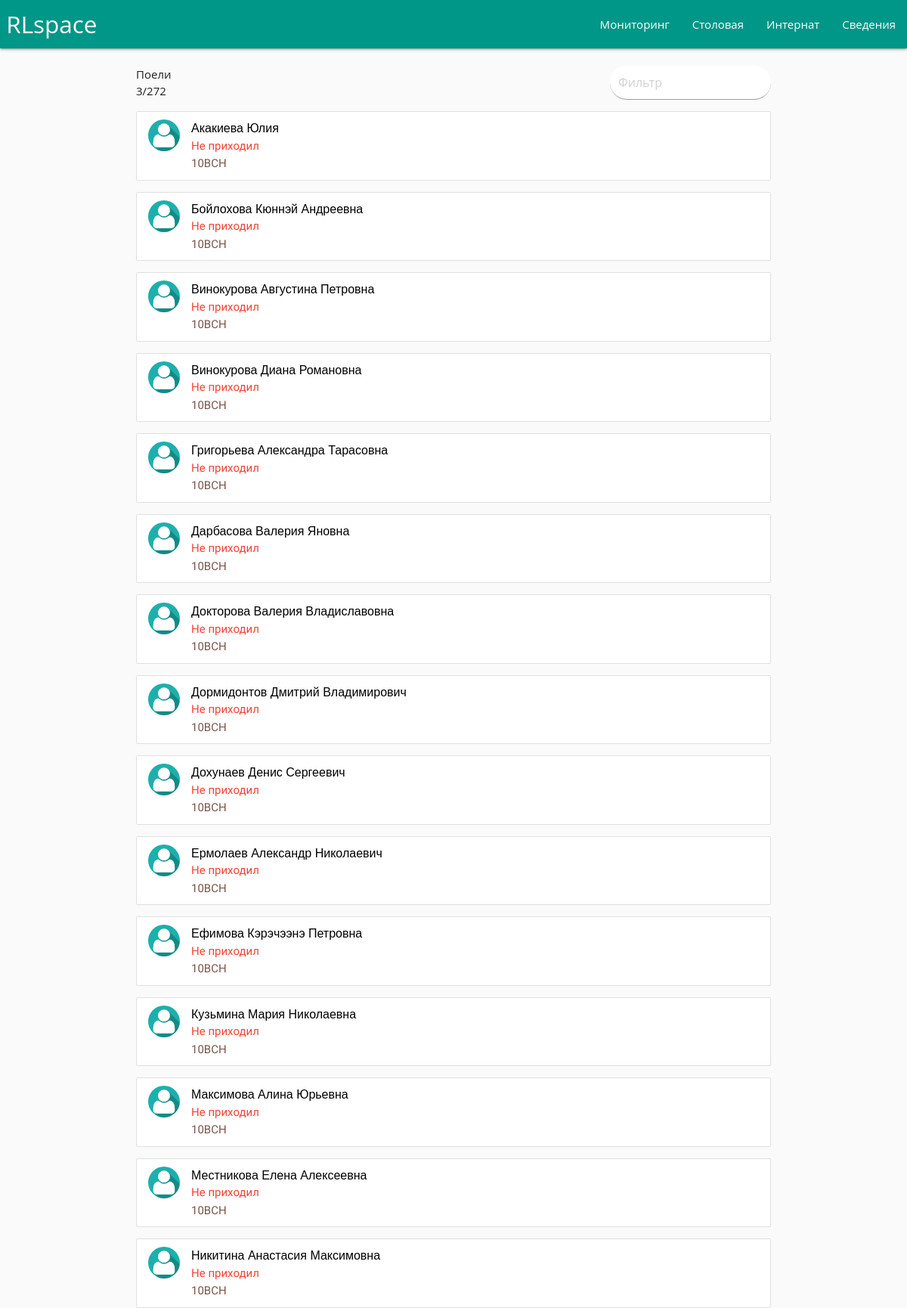
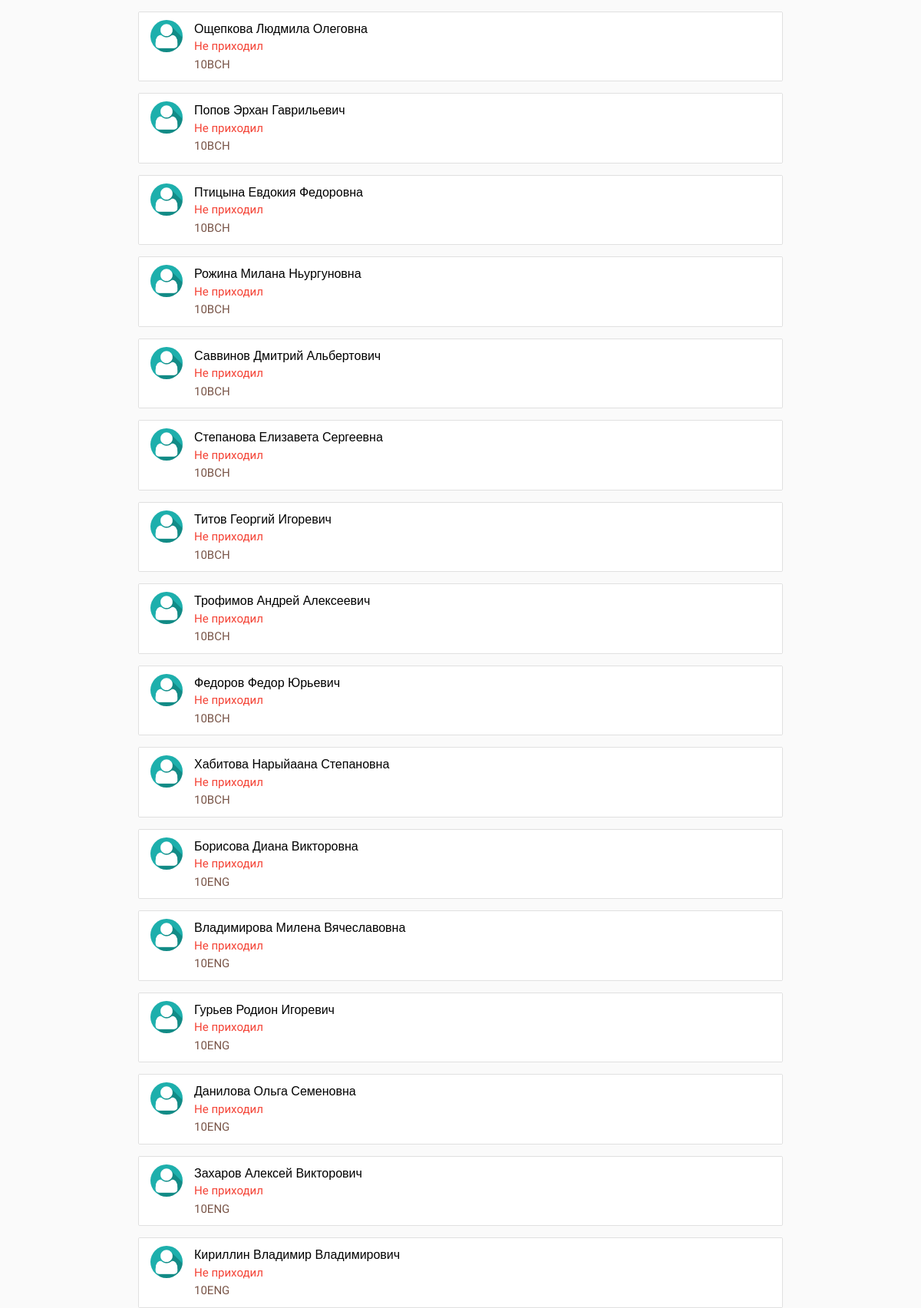
The app's page /canteen/ (upper part) with its own data (2 pictures, top to bottom).
### main/models.py (models this page shows, shortened)
class Pupil(models.Model):
    index       = models.CharField(max_length = 50)
    qrcode      = models.CharField(max_length = 50)
    name        = models.CharField(max_length = 50)
    grade       = models.CharField(max_length = 50, choices = GRADE)
    location    = models.CharField(max_length = 50, choices = LOCATION)
    eating      = models.BooleanField(default = False)
    inboard     = models.BooleanField(default = True)
    status      = models.CharField(max_length = 50, default = "absent", choices = STATUS)
    arrive_time	   = models.TimeField('time arrive', null = True, blank = True)
    photo     	   = models.ImageField(upload_to = "images/", default = "images/default.jpg")
    non_attendance = models.IntegerField(default = 0);

### main/views.py (the view)
# urls.py: url(r'^canteen/$',                              views.canteen,     name = 'board'),
def canteen(request):
    context = {}
    pupils = Pupil.objects.all()
    pupils_list = sorted(pupils, key=operator.attrgetter('grade','name'))
    context["pupils"] = pupils_list
    context["eating_amt"] = len(Pupil.objects.filter(eating = True))
    context["pupils_amt"] = len(pupils)
    request = render(request, 'main/canteen.html', context)
    return request

### main/templates/main/canteen.html (shortened to what this page needs)
{% include 'main/header.html' %}
<div class = "container">
    <div class = "row">
        <span style="display: flex;">
            <p class="left"> Поели {{eating_amt}}/{{pupils_amt}}</p>
            <input class = "filter right col s4 offset-s8" placeholder="Фильтр" style = "background: white; border-radius: 40px; ">
        </span>
        {% for pupil in pupils %}
        <filtertag>
            <a href = "/profile/{{pupil.id}}">
                <ul class="collection">
                    <li class="collection-item avatar">
                        <img src="/media/{{ pupil.photo }}" alt="" class="circle img-responsive">
                        <span class="title black-text">{{ pupil.name }}</span>
                        <p>
                            {% if pupil.eating %}
                                <font class = "green-text">Приходил</font>
                            {% else %}
                                <font class = "red-text">Не приходил</font>
                            {% endif %} <br>
                            <font class = "brown-text" >{{ pupil.grade }} </font>
                        </p>
                    </li>
                </ul>
            </a>
        </filtertag>
        {% endfor %}
    </div>
</div>
{% include 'main/footer.html' %}

### main/static/css/clock.css (style rules this page uses)
* { margin: 0; padding: 0; box-sizing: border-box; }
@media only screen and (min-width: 768px) { .title { font: 48px Arial; } }

### main/templates/main/header.html (style rules this page uses)
* { font-family: 'Arimo', sans-serif; }

### records on screen
Pupil: photo (placeholder picture), name "Акакиева Юлия", eating "Не приходил", grade "10BCH"
Pupil: photo (placeholder picture), name "Бойлохова Кюннэй Андреевна", eating "Не приходил", grade "10BCH"
Pupil: photo (placeholder picture), name "Винокурова Августина Петровна", eating "Не приходил", grade "10BCH"
Pupil: photo (placeholder picture), name "Винокурова Диана Романовна", eating "Не приходил", grade "10BCH"
Pupil: photo (placeholder picture), name "Григорьева Александра Тарасовна", eating "Не приходил", grade "10BCH"
Pupil: photo (placeholder picture), name "Дарбасова Валерия Яновна", eating "Не приходил", grade "10BCH"
Pupil: photo (placeholder picture), name "Докторова Валерия Владиславовна", eating "Не приходил", grade "10BCH"
Pupil: photo (placeholder picture), name "Дормидонтов Дмитрий Владимирович", eating "Не приходил", grade "10BCH"
Pupil: photo (placeholder picture), name "Дохунаев Денис Сергеевич", eating "Не приходил", grade "10BCH"
Pupil: photo (placeholder picture), name "Ермолаев Александр Николаевич", eating "Не приходил", grade "10BCH"
Pupil: photo (placeholder picture), name "Ефимова Кэрэчээнэ Петровна", eating "Не приходил", grade "10BCH"
Pupil: photo (placeholder picture), name "Кузьмина Мария Николаевна", eating "Не приходил", grade "10BCH"
Pupil: photo (placeholder picture), name "Максимова Алина Юрьевна", eating "Не приходил", grade "10BCH"
Pupil: photo (placeholder picture), name "Местникова Елена Алексеевна", eating "Не приходил", grade "10BCH"
Pupil: photo (placeholder picture), name "Никитина Анастасия Максимовна", eating "Не приходил", grade "10BCH"
Pupil: photo (placeholder picture), name "Ощепкова Людмила Олеговна", eating "Не приходил", grade "10BCH"
Pupil: photo (placeholder picture), name "Попов Эрхан Гаврильевич", eating "Не приходил", grade "10BCH"
Pupil: photo (placeholder picture), name "Птицына Евдокия Федоровна", eating "Не приходил", grade "10BCH"
Pupil: photo (placeholder picture), name "Рожина Милана Ньургуновна", eating "Не приходил", grade "10BCH"
Pupil: photo (placeholder picture), name "Саввинов Дмитрий Альбертович", eating "Не приходил", grade "10BCH"
Pupil: photo (placeholder picture), name "Степанова Елизавета Сергеевна", eating "Не приходил", grade "10BCH"
Pupil: photo (placeholder picture), name "Титов Георгий Игоревич", eating "Не приходил", grade "10BCH"
Pupil: photo (placeholder picture), name "Трофимов Андрей Алексеевич", eating "Не приходил", grade "10BCH"
Pupil: photo (placeholder picture), name "Федоров Федор Юрьевич", eating "Не приходил", grade "10BCH"
Pupil: photo (placeholder picture), name "Хабитова Нарыйаана Степановна", eating "Не приходил", grade "10BCH"
Pupil: photo (placeholder picture), name "Борисова Диана Викторовна", eating "Не приходил", grade "10ENG"
Pupil: photo (placeholder picture), name "Владимирова Милена Вячеславовна", eating "Не приходил", grade "10ENG"
Pupil: photo (placeholder picture), name "Гурьев Родион Игоревич", eating "Не приходил", grade "10ENG"
Pupil: photo (placeholder picture), name "Данилова Ольга Семеновна", eating "Не приходил", grade "10ENG"
Pupil: photo (placeholder picture), name "Захаров Алексей Викторович", eating "Не приходил", grade "10ENG"
Pupil: photo (placeholder picture), name "Кириллин Владимир Владимирович", eating "Не приходил", grade "10ENG"

### other values on screen
{{ eating_amt }} "3"
{{ pupils_amt }} "272"
